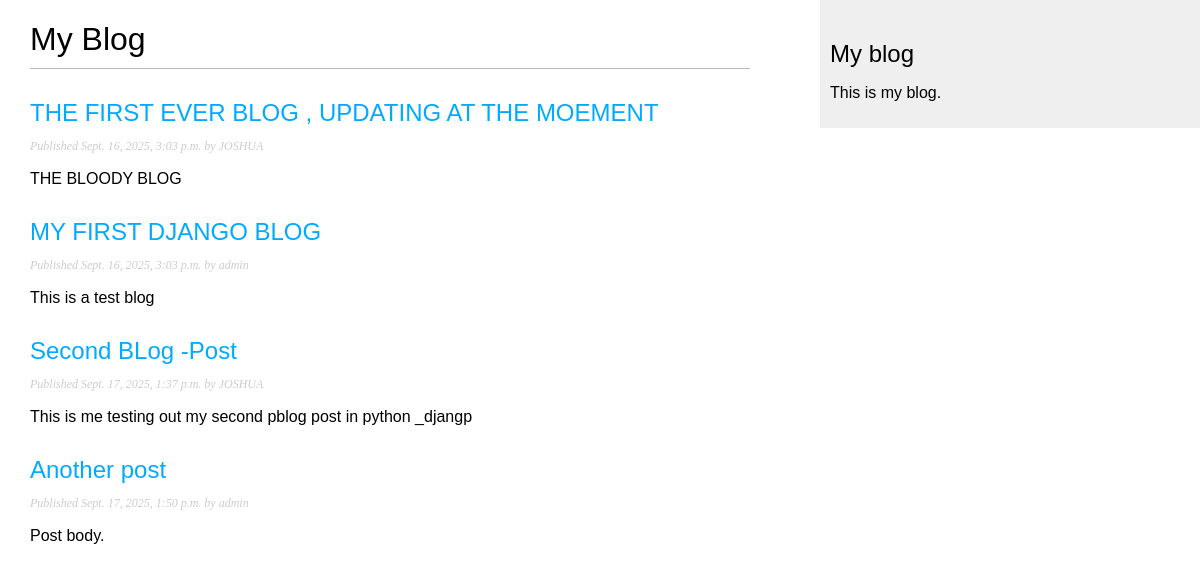
The page / on the database its author committed.
### blog/models.py (models this page shows)
class Blog(models.Model):
    class Status(models.TextChoices):
        DRAFT = 'DF', 'Draft'
        PUBLISHED = 'PB', 'Published'
        ARCHIVED = 'AR', 'Archived'
    title = models.CharField(max_length=200)
    body = models.TextField(max_length=5000)
    author = models.ForeignKey(settings.AUTH_USER_MODEL, on_delete=models.CASCADE, related_name='blogs')
    slug = models.SlugField(max_length=200, unique=True, blank=True)
    choices = models.CharField(max_length=2, choices=Status.choices, default=Status.DRAFT)
    tags = models.ManyToManyField('Tags', blank=True)
    publish =models.DateTimeField(default=timezone.now)
    created = models.DateTimeField(auto_now_add=True)
    updated =models.DateTimeField(auto_now=True)
    objects = models.Manager()
    published = PublishedManager()

### blog/views.py (the view)
# urls.py: path('', views.all_post, name = 'all_posts'),
def all_post(request):
    posts = Blog.published.all()
    return render(request, 'blog/posts.html', {'posts': posts} )

### blog/models.py (called while the page is built)
    def get_queryset(self):
        return super().get_queryset().filter(choices=Blog.Status.PUBLISHED)

### blog/templates/blog/posts.html (shortened to what this page needs)
    {% extends "blog/base.html" %}
    {% block content %}
    <h1>My Blog</h1>
    {% for post in posts %}
        <h2>
        <a href="{% url 'post_detail' post.id %}">
            {{ post.title }}
        </a>
        </h2>
        <p class="date">
        Published {{ post.publish }} by {{ post.author }}
        </p>
        {{ post.body|truncatewords:30|linebreaks }}
    {% endfor %}
    {% endblock %}

### blog/templates/blog/base.html (shortened to what this page needs)
{% load static %}
<!DOCTYPE html>
<html>
<head>
  <link href="{% static "css/blog.css" %}" rel="stylesheet">
</head>
<body>
  <div id="content">
    {% block content %}
    {% endblock %}
  </div>
  <div id="sidebar">
    <h2>My blog</h2>
    <p>This is my blog.</p>
  </div>
</body>
</html>

### blog/static/css/blog.css (style rules this page uses)
body { margin:0; padding:0; font-family:helvetica, sans-serif; }
a { color:#00abff; text-decoration:none; }
h1 { font-weight:normal; border-bottom:1px solid #bbb; padding:0 0 10px 0; }
h2 { font-weight:normal; margin:30px 0 0; }
#content { float:left; width:60%; padding:0 0 0 30px; }
#sidebar { float:right; width:30%; padding:10px; background:#efefef; height:100%; }
p.date { color:#ccc; font-family: georgia, serif; font-size: 12px; font-style: italic; }

### rows shown on the page
Blog: title "THE FIRST EVER BLOG , UPDATING AT THE MOEMENT", publish "Sept. 16, 2025, 3:03 p.m.", author "JOSHUA", body "THE BLOODY BLOG"
Blog: title "MY FIRST DJANGO BLOG", publish "Sept. 16, 2025, 3:03 p.m.", author "admin", body "This is a test blog"
Blog: title "Second BLog -Post", publish "Sept. 17, 2025, 1:37 p.m.", author "JOSHUA", body "This is me testing out my second pblog post in python _djangp"
Blog: title "Another post", publish "Sept. 17, 2025, 1:50 p.m.", author "admin", body "Post body."
